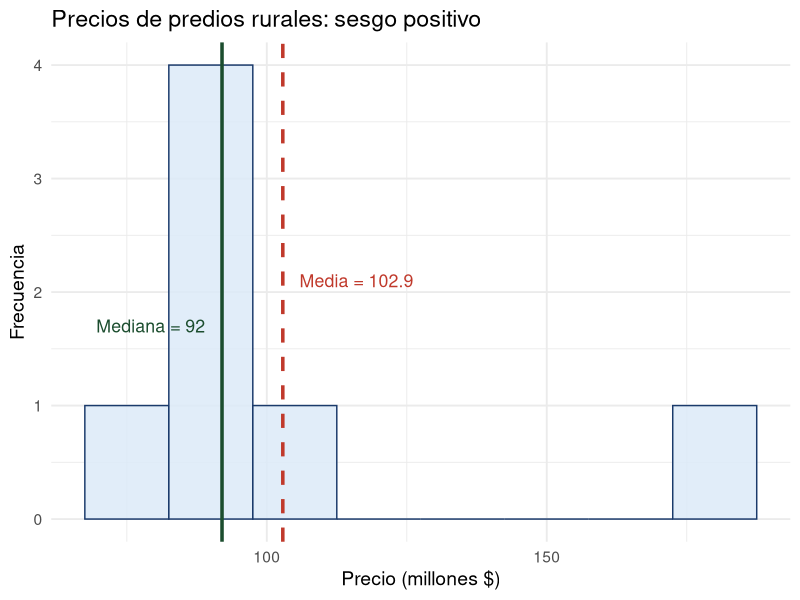

This figure's R source:
## ---- chunk 1
#| echo: false
#| fig-align: center
#| fig-height: 4.2
#| message: false
library(ggplot2)
set.seed(42)

datos <- c(80, 85, 90, 92, 95, 98, 180)
df <- data.frame(precio = datos)

ggplot(df, aes(x = precio)) +
  geom_histogram(binwidth = 15, fill = "#dce9f7", color = "#1a3a6b", alpha = 0.85) +
  geom_vline(xintercept = mean(datos), color = "#c0392b", linetype = "dashed", linewidth = 1.2) +
  geom_vline(xintercept = median(datos), color = "#1b4d2e", linetype = "solid", linewidth = 1.2) +
  annotate("text", x = mean(datos) + 3, y = 2.1,
           label = paste0("Media = ", round(mean(datos), 1)),
           color = "#c0392b", hjust = 0, size = 4.5) +
  annotate("text", x = median(datos) - 3, y = 1.7,
           label = paste0("Mediana = ", median(datos)),
           color = "#1b4d2e", hjust = 1, size = 4.5) +
  labs(title = "Precios de predios rurales: sesgo positivo",
       x = "Precio (millones $)", y = "Frecuencia") +
  theme_minimal(base_size = 14)
